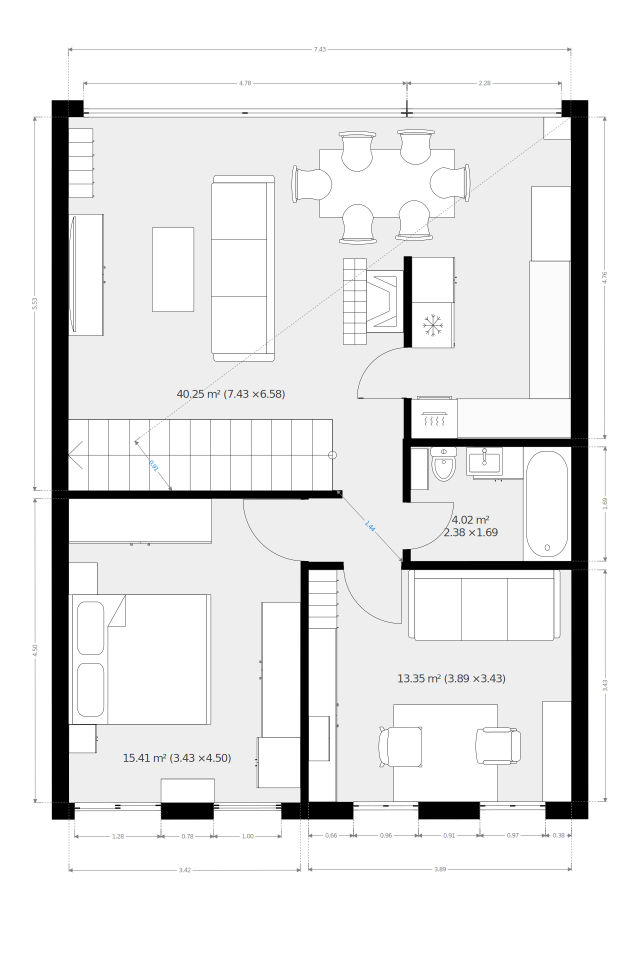
#> input picture custom_components/dynamic_map/frontend/bg_floor2.png, 1280 x 1920 px, found by its file name (shown at 1/2 size)
$ python test_mask_overlap.py
#> lines starting #> are read from the running program, lines starting #| are printed output that depends on the picture; after the words box and inside, x2 and y2 are one past the last pixel; in counts of white or black regions, pixels touching at a corner belong together
import cv2
import numpy as np
import ezdxf

floor_num = 2
img_w, img_h = 1280, 1920

svg_bg_img = cv2.imread(f"/home/costi/workspace/water/homeassistant/bg_floor{floor_num}.png")
#> svg_bg_img is the input picture: shape (1920, 1280, 3); mean B, G, R 231.3, 231, 231
gray = cv2.cvtColor(svg_bg_img, cv2.COLOR_BGR2GRAY)
_, svg_mask = cv2.threshold(gray, 50, 255, cv2.THRESH_BINARY_INV)
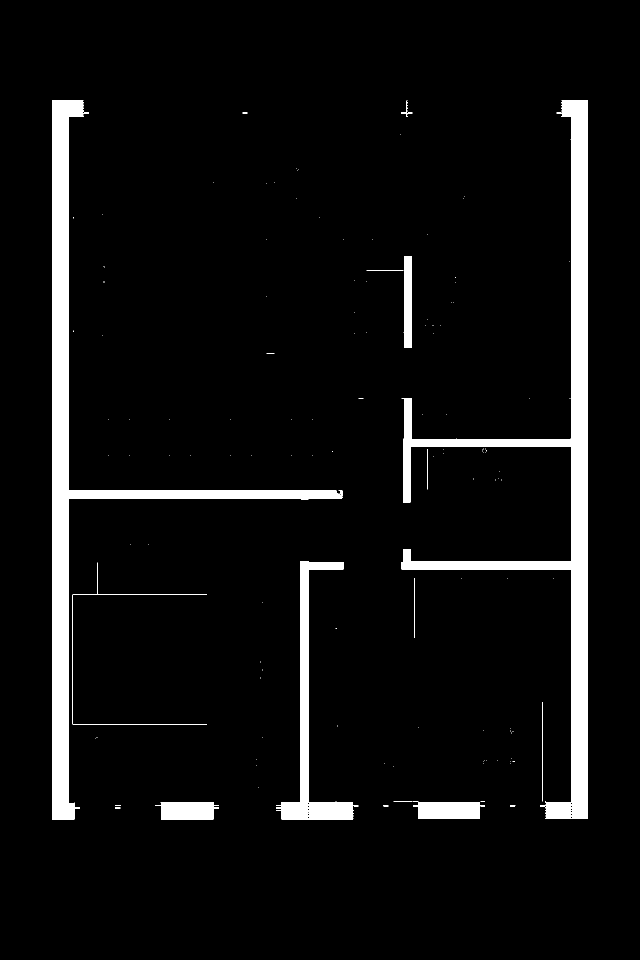
#> svg_mask: shape (1920, 1280) (shown at 1/2 size); 6% white; 136 white regions (116 under 20 px), largest, box (x1, y1, x2, y2) and area: (803, 201, 1176, 1638) 64454, (104, 201, 685, 1639) 57739, (552, 1122, 717, 1639) 13755

#> (the run stopped early here; a loop or call above may not have finished)

$ run again, with custom_components/dynamic_map/frontend/bg_floor1.png copied over custom_components/dynamic_map/frontend/bg_floor2.png
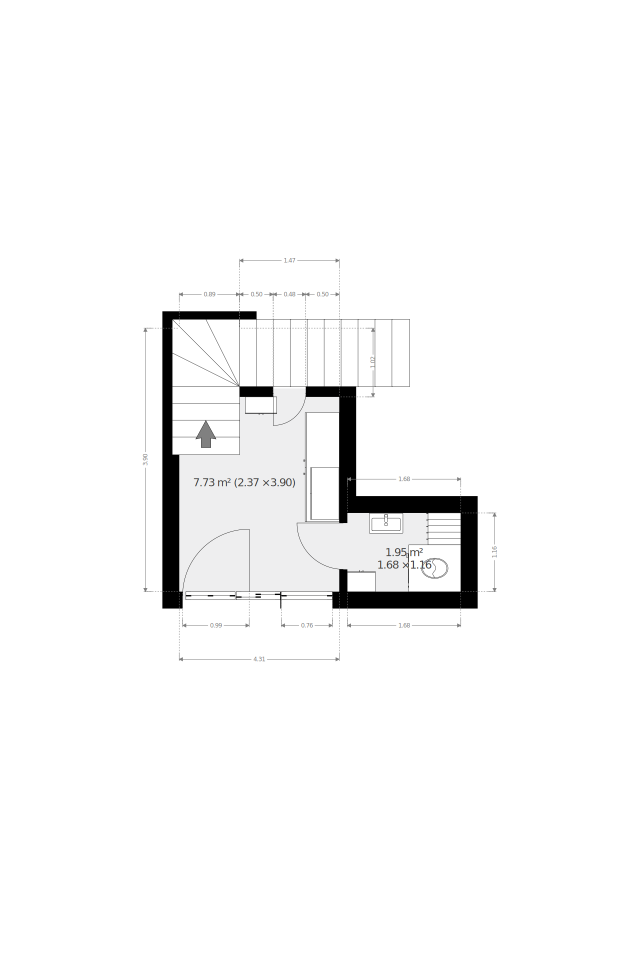
#> input picture custom_components/dynamic_map/frontend/bg_floor1.png, 1280 x 1920 px, found by its file name (shown at 1/2 size)
#> svg_bg_img is the input picture: shape (1920, 1280, 3); mean B, G, R 247.6, 247.5, 247.5
#> `_, svg_mask = cv2.threshold(gray, 50, 255, cv2.THRESH_BINARY_INV)`:
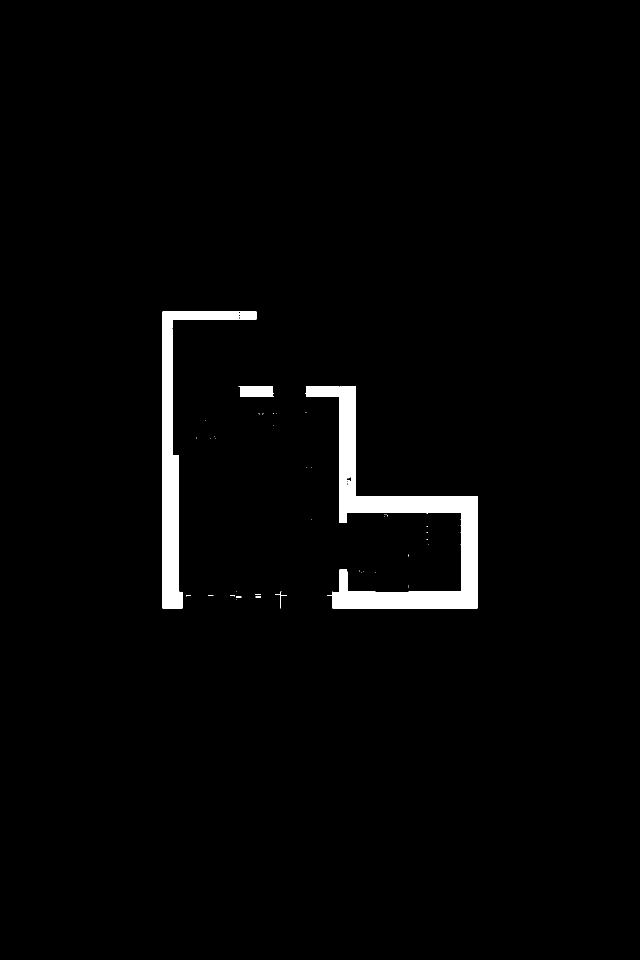
#> svg_mask: shape (1920, 1280) (shown at 1/2 size); 2.2% white; 45 white regions (35 under 20 px), largest, box (x1, y1, x2, y2) and area: (611, 773, 955, 1217) 33884, (325, 623, 513, 1217) 18722, (477, 772, 547, 794) 1393

$ run again, with custom_components/dynamic_map/frontend/floor1.png copied over custom_components/dynamic_map/frontend/bg_floor2.png
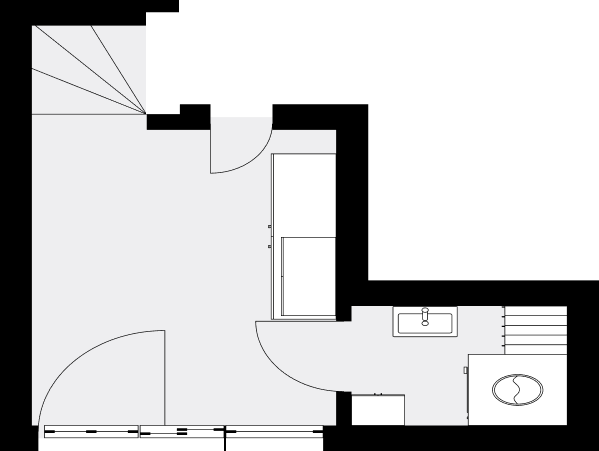
#> input picture custom_components/dynamic_map/frontend/floor1.png, 599 x 451 px, found by its file name
#> svg_bg_img is the input picture: shape (451, 599, 3); mean B, G, R 203.9, 203.2, 203.2
#> `_, svg_mask = cv2.threshold(gray, 50, 255, cv2.THRESH_BINARY_INV)`:
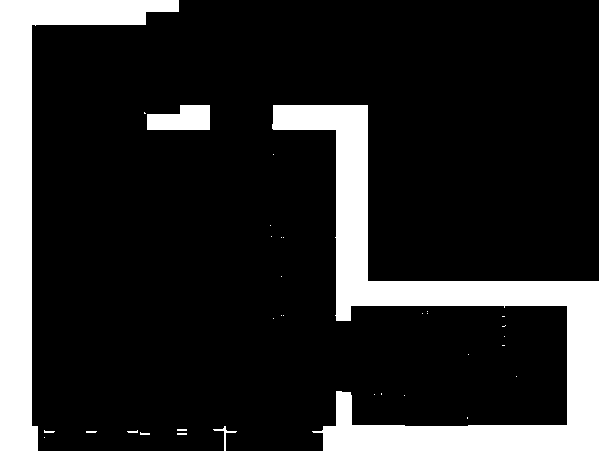
#> svg_mask: shape (451, 599); 16.6% white; 34 white regions (24 under 20 px), largest, box (x1, y1, x2, y2) and area: (272, 105, 599, 451) 25477, (0, 0, 179, 451) 17829, (147, 105, 210, 130) 1278

$ run again, with custom_components/dynamic_map/frontend/floor2.png copied over custom_components/dynamic_map/frontend/bg_floor2.png
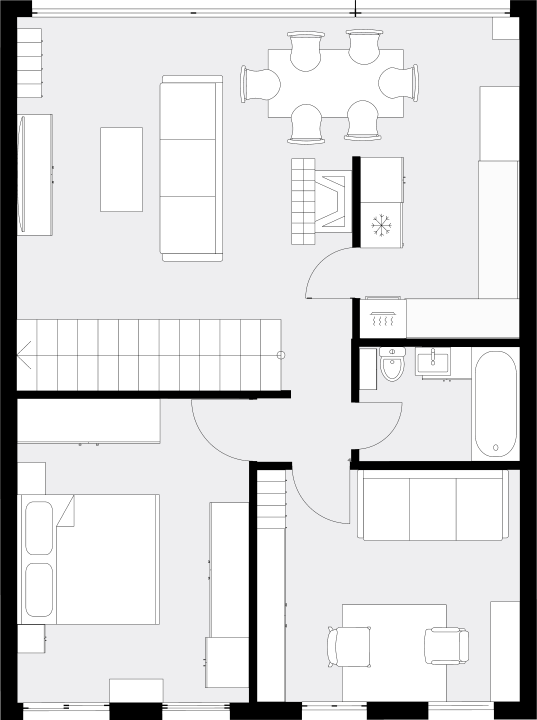
#> input picture custom_components/dynamic_map/frontend/floor2.png, 1074 x 1439 px, found by its file name (shown at 1/2 size)
#> svg_bg_img is the input picture: shape (1439, 1074, 3); mean B, G, R 219.2, 218.3, 218.3
#> `_, svg_mask = cv2.threshold(gray, 50, 255, cv2.THRESH_BINARY_INV)`:
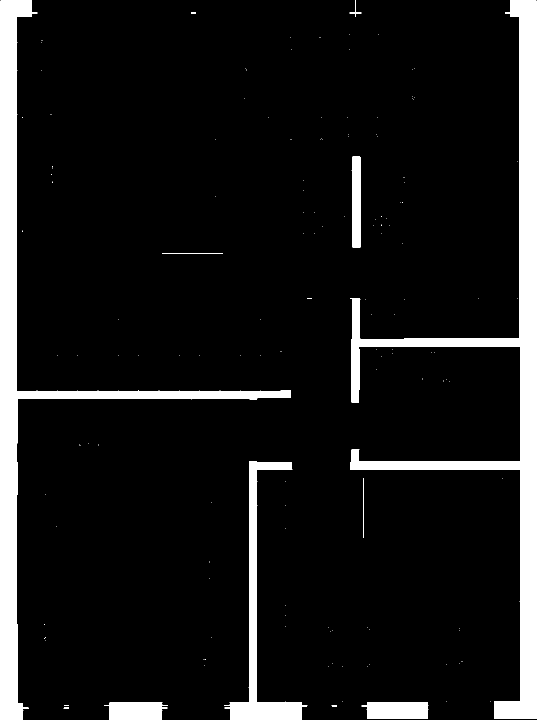
#> svg_mask: shape (1439, 1074) (shown at 1/2 size); 9.6% white; 155 white regions (142 under 20 px), largest, box (x1, y1, x2, y2) and area: (700, 1, 1073, 1438) 65373, (1, 1, 582, 1439) 57287, (449, 922, 615, 1439) 13894
